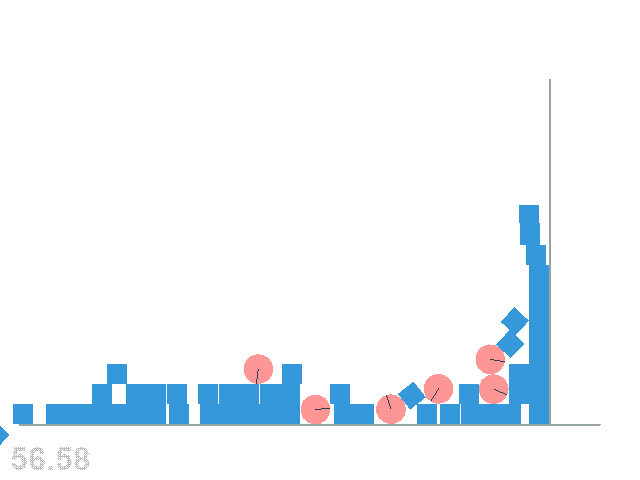

Write Python code to recreate this figure.
"""
Remake of the veritcal stack demo from the box2d testbed.
"""

import math

import pyglet
from pyglet.gl import *
from pyglet.window import key, mouse

import pymunk
import pymunk.pyglet_util
from pymunk import Vec2d

import sys


class Main(pyglet.window.Window):
    def __init__(self):

        pyglet.window.Window.__init__(self, vsync=False)
        self.set_caption("Vertical stack from box2d")

        pyglet.clock.schedule_interval(self.update, 1 / 60.0)
        self.fps_display = pyglet.window.FPSDisplay(self)

        self.text = pyglet.text.Label(
            "Press space to fire bullet", font_size=10, x=10, y=400
        )
        self.create_world()

        self.draw_options = pymunk.pyglet_util.DrawOptions()
        self.draw_options.flags = self.draw_options.DRAW_SHAPES

    def create_world(self):
        self.space = pymunk.Space()
        self.space.gravity = Vec2d(0.0, -900.0)
        self.space.sleep_time_threshold = 0.3

        static_lines = [
            pymunk.Segment(self.space.static_body, Vec2d(20, 55), Vec2d(600, 55), 1),
            pymunk.Segment(self.space.static_body, Vec2d(550, 55), Vec2d(550, 400), 1),
        ]
        for l in static_lines:
            l.friction = 0.3
        self.space.add(*static_lines)

        for x in range(5):
            for y in range(10):
                size = 20
                mass = 10.0
                moment = pymunk.moment_for_box(mass, (size, size))
                body = pymunk.Body(mass, moment)
                body.position = Vec2d(300 + x * 50, 105 + y * (size + 0.1))
                shape = pymunk.Poly.create_box(body, (size, size))
                shape.friction = 0.3
                self.space.add(body, shape)

    def update(self, dt):
        # Here we use a very basic way to keep a set space.step dt.
        # For a real game its probably best to do something more complicated.
        step_dt = 1 / 250.0
        x = 0
        while x < dt:
            x += step_dt
            self.space.step(step_dt)

    def on_key_press(self, symbol, modifiers):
        if symbol == key.SPACE:
            mass = 100
            r = 15
            moment = pymunk.moment_for_circle(mass, 0, r, (0, 0))
            body = pymunk.Body(mass, moment)
            body.position = (0, 165)
            shape = pymunk.Circle(body, r, (0, 0))
            shape.friction = 0.3
            shape.color = (255, 150, 150, 255)
            self.space.add(body, shape)
            f = 200000
            body.apply_impulse_at_local_point((f, 0), (0, 0))
        elif symbol == key.ESCAPE:
            sys.exit()
            pyglet.app.exit()

        elif symbol == pyglet.window.key.P:
            pyglet.image.get_buffer_manager().get_color_buffer().save(
                "box2d_vertical_stack.png"
            )

    def on_draw(self):
        self.clear()
        self.text.draw()
        self.fps_display.draw()
        self.space.debug_draw(self.draw_options)


if __name__ == "__main__":
    main = Main()
    pyglet.app.run()


            # if event.type == pygame.QUIT:
            #     running = False
            #     pygame.quit()
            #     sys.exit()
                
            # elif event.type == pygame.KEYDOWN and event.key == pygame.K_ESCAPE:
            #     running = False
            #     pygame.quit()
            #     sys.exit()